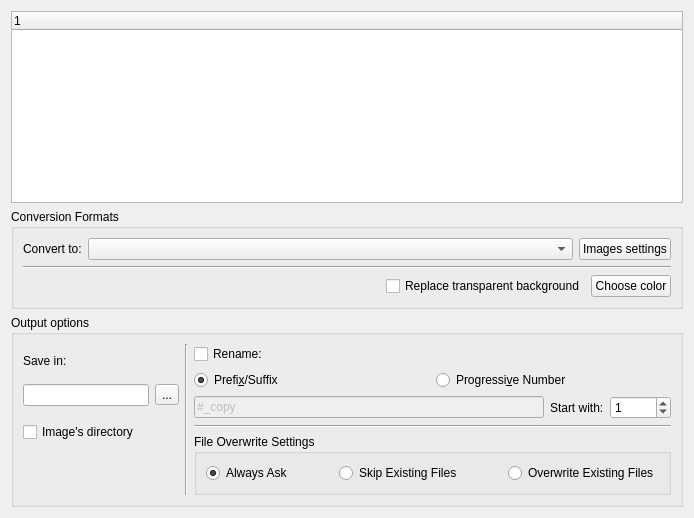
  <widget class="QWidget" name="centralwidget">
   <layout class="QVBoxLayout" name="verticalLayout_20">
    <item>
     <widget class="PixTreeWidget" name="treeWidget">
      <property name="sizePolicy">
       <sizepolicy hsizetype="Minimum" vsizetype="Minimum">
        <horstretch>0</horstretch>
        <verstretch>0</verstretch>
       </sizepolicy>
      </property>
      <property name="baseSize">
       <size>
        <width>720</width>
        <height>680</height>
       </size>
      </property>
     </widget>
    </item>
    <item>
     <widget class="QGroupBox" name="groupBox_3">
      <property name="sizePolicy">
       <sizepolicy hsizetype="Expanding" vsizetype="Fixed">
        <horstretch>0</horstretch>
        <verstretch>0</verstretch>
       </sizepolicy>
      </property>
      <property name="title">
       <string>Conversion Formats</string>
      </property>
      <layout class="QVBoxLayout" name="verticalLayout">
       <item>
        <layout class="QHBoxLayout" name="horizontalLayout">
         <item>
          <widget class="QLabel" name="label_2">
           <property name="text">
            <string>Convert to:</string>
           </property>
          </widget>
         </item>
         <item>
          <widget class="QComboBox" name="comboWFormats">
           <property name="sizePolicy">
            <sizepolicy hsizetype="Expanding" vsizetype="Fixed">
             <horstretch>0</horstretch>
             <verstretch>0</verstretch>
            </sizepolicy>
           </property>
          </widget>
         </item>
         <item>
          <widget class="QPushButton" name="btnFormatOptions">
           <property name="statusTip">
            <string>Show image settings dialog...</string>
           </property>
           <property name="text">
            <string>Images settings</string>
           </property>
          </widget>
         </item>
        </layout>
       </item>
       <item>
        <widget class="Line" name="line_6">
         <property name="orientation">
          <enum>Qt::Orientation::Horizontal</enum>
         </property>
        </widget>
       </item>
       <item>
        <layout class="QHBoxLayout" name="horizontalLayout_18">
         <item>
          <spacer name="horizontalSpacer_8">
           <property name="orientation">
            <enum>Qt::Orientation::Horizontal</enum>
           </property>
           <property name="sizeHint" stdset="0">
            <size>
             <width>40</width>
             <height>20</height>
            </size>
           </property>
          </spacer>
         </item>
         <item>
          <widget class="QCheckBox" name="checkNoTransp">
           <property name="text">
            <string>Replace transparent background</string>
           </property>
          </widget>
         </item>
         <item>
          <widget class="PushColorChooser" name="pushColor">
           <property name="text">
            <string>Choose color</string>
           </property>
          </widget>
         </item>
        </layout>
       </item>
      </layout>
     </widget>
    </item>
    <item>
     <widget class="QGroupBox" name="groupBox_4">
      <property name="sizePolicy">
       <sizepolicy hsizetype="Minimum" vsizetype="Fixed">
        <horstretch>0</horstretch>
        <verstretch>0</verstretch>
       </sizepolicy>
      </property>
      <property name="minimumSize">
       <size>
        <width>200</width>
        <height>0</height>
       </size>
      </property>
      <property name="title">
       <string>Output options</string>
      </property>
      <layout class="QHBoxLayout" name="horizontalLayout_9">
       <item>
        <layout class="QVBoxLayout" name="verticalLayout_4">
         <item>
          <widget class="QLabel" name="label">
           <property name="sizePolicy">
            <sizepolicy hsizetype="Minimum" vsizetype="Fixed">
             <horstretch>0</horstretch>
             <verstretch>0</verstretch>
            </sizepolicy>
           </property>
           <property name="text">
            <string>Save in:</string>
           </property>
          </widget>
         </item>
         <item>
          <layout class="QHBoxLayout" name="horizontalLayout_8">
           <item>
            <widget class="QLineEdit" name="lineDirectory"/>
           </item>
           <item>
            <widget class="QToolButton" name="bntSelDir">
             <property name="statusTip">
              <string>Open output directory</string>
             </property>
             <property name="text">
              <string>...</string>
             </property>
            </widget>
           </item>
          </layout>
         </item>
         <item>
          <layout class="QHBoxLayout" name="horizontalLayout_7">
           <item>
            <widget class="QCheckBox" name="checkSameDir">
             <property name="text">
              <string>Image's directory</string>
             </property>
            </widget>
           </item>
           <item>
            <spacer name="horizontalSpacer_3">
             <property name="orientation">
              <enum>Qt::Orientation::Horizontal</enum>
             </property>
             <property name="sizeHint" stdset="0">
              <size>
               <width>40</width>
               <height>20</height>
              </size>
             </property>
            </spacer>
           </item>
          </layout>
         </item>
         <item>
          <spacer name="verticalSpacer_3">
           <property name="orientation">
            <enum>Qt::Orientation::Vertical</enum>
           </property>
           <property name="sizeType">
            <enum>QSizePolicy::Policy::Fixed</enum>
           </property>
           <property name="sizeHint" stdset="0">
            <size>
             <width>20</width>
             <height>40</height>
            </size>
           </property>
          </spacer>
         </item>
        </layout>
       </item>
       <item>
        <widget class="Line" name="line">
         <property name="orientation">
          <enum>Qt::Orientation::Vertical</enum>
         </property>
        </widget>
       </item>
       <item>
        <layout class="QVBoxLayout" name="verticalLayout_8">
         <item>
          <widget class="QCheckBox" name="checkRename">
           <property name="text">
            <string>Rename:</string>
           </property>
          </widget>
         </item>
         <item>
          <layout class="QHBoxLayout" name="horizontalLayout_3">
           <item>
            <widget class="QRadioButton" name="radioPrefixSuffix">
             <property name="text">
              <string>Prefi&amp;x/Suffix</string>
             </property>
             <property name="checked">
              <bool>true</bool>
             </property>
            </widget>
           </item>
           <item>
            <widget class="QRadioButton" name="radioProgressive">
             <property name="text">
              <string>Progressi&amp;ve Number</string>
             </property>
            </widget>
           </item>
          </layout>
         </item>
         <item>
          <layout class="QHBoxLayout" name="horizontalLayout_14">
           <item>
            <widget class="QLineEdit" name="lineRename">
             <property name="enabled">
              <bool>false</bool>
             </property>
             <property name="toolTip">
              <string/>
             </property>
             <property name="text">
              <string>#_copy</string>
             </property>
            </widget>
           </item>
           <item>
            <widget class="QLabel" name="labeStartWith">
             <property name="text">
              <string>Start with:</string>
             </property>
            </widget>
           </item>
           <item>
            <widget class="QSpinBox" name="spinProgressiveRen">
             <property name="wrapping">
              <bool>false</bool>
             </property>
             <property name="maximum">
              <number>99999</number>
             </property>
             <property name="value">
              <number>1</number>
             </property>
            </widget>
           </item>
          </layout>
         </item>
         <item>
          <widget class="Line" name="line_5">
           <property name="orientation">
            <enum>Qt::Orientation::Horizontal</enum>
           </property>
          </widget>
         </item>
         <item>
          <widget class="QGroupBox" name="groupBox_2">
           <property name="title">
            <string>File Overwrite Settings</string>
           </property>
           <layout class="QVBoxLayout" name="verticalLayout_21">
            <item>
             <layout class="QHBoxLayout" name="horizontalLayout_17">
              <item>
               <widget class="QRadioButton" name="radioOverwriteAsk">
                <property name="toolTip">
                 <string>&lt;html&gt;&lt;head/&gt;&lt;body&gt;&lt;p&gt;If the processed output file has the same name as an existing file in the destination folder, you will be prompted to choose an action manually.&lt;/p&gt;&lt;p&gt;You can either rename it or overwrite the existing file.&lt;/p&gt;&lt;/body&gt;&lt;/html&gt;</string>
                </property>
                <property name="text">
                 <string>Always Ask</string>
                </property>
                <property name="checked">
                 <bool>true</bool>
                </property>
               </widget>
              </item>
              <item>
               <spacer name="horizontalSpacer">
                <property name="orientation">
                 <enum>Qt::Orientation::Horizontal</enum>
                </property>
                <property name="sizeHint" stdset="0">
                 <size>
                  <width>40</width>
                  <height>20</height>
                 </size>
                </property>
               </spacer>
              </item>
              <item>
               <widget class="QRadioButton" name="radioSkipExisting">
                <property name="toolTip">
                 <string>&lt;html&gt;&lt;head/&gt;&lt;body&gt;&lt;p&gt;If the processed output file has the same name as an existing file in the same folder, the conversion process will automatically &lt;span style=&quot; font-weight:700;&quot;&gt;skip&lt;/span&gt; it to &lt;span style=&quot; font-weight:700;&quot;&gt;preserve&lt;/span&gt; the one in the destination directory.&lt;/p&gt;&lt;/body&gt;&lt;/html&gt;</string>
                </property>
                <property name="text">
                 <string>Skip Existing Files</string>
                </property>
                <property name="checked">
                 <bool>false</bool>
                </property>
               </widget>
              </item>
              <item>
               <spacer name="horizontalSpacer_6">
                <property name="orientation">
                 <enum>Qt::Orientation::Horizontal</enum>
                </property>
                <property name="sizeHint" stdset="0">
                 <size>
                  <width>40</width>
                  <height>20</height>
                 </size>
                </property>
               </spacer>
              </item>
              <item>
               <widget class="QRadioButton" name="radioOverwriteExisting">
                <property name="toolTip">
                 <string>&lt;html&gt;&lt;head/&gt;&lt;body&gt;&lt;p&gt;If the processed output file has the same name as an existing file in the same folder, the conversion process will &lt;span style=&quot; font-weight:700;&quot;&gt;overwrite&lt;/span&gt; the original file, &lt;span style=&quot; font-weight:700;&quot;&gt;permanently deleting it&lt;/span&gt;.&lt;/p&gt;&lt;p&gt;&lt;span style=&quot; font-weight:700;&quot;&gt;Please, use caution when selecting this option!&lt;/span&gt;&lt;/p&gt;&lt;/body&gt;&lt;/html&gt;</string>
                </property>
                <property name="text">
                 <string>Overwrite Existing Files</string>
                </property>
                <property name="checked">
                 <bool>false</bool>
                </property>
               </widget>
              </item>
             </layout>
            </item>
           </layout>
          </widget>
         </item>
        </layout>
       </item>
      </layout>
     </widget>
    </item>
   </layout>
  </widget>
